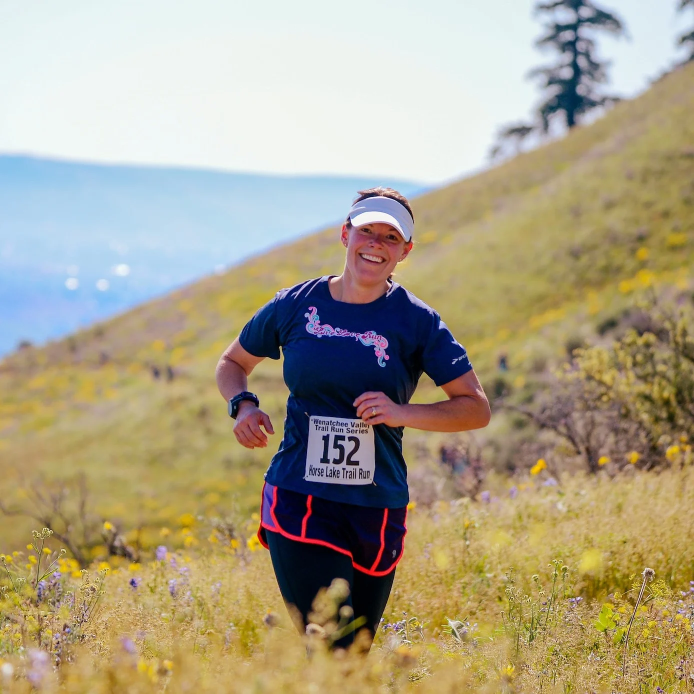
#> input picture object_detection/runner.jpg, 1388 x 1388 px (shown at 1/2 size)
$ python ObjectDetection.py
#> lines starting #> are read from the running program, lines starting #| are printed output that depends on the picture
import cv2
import matplotlib.pyplot as plt
import matplotlib.patches as patches
import os

image_path = os.path.join(os.getcwd(), 'runner.jpg')
np_image = cv2.imread(image_path)
#> np_image is the input picture: shape (1388, 1388, 3); mean B, G, R 136.4, 161.4, 171.2
np_image = cv2.cvtColor(np_image, cv2.COLOR_BGR2RGB)
np_image = cv2.resize(np_image, dsize=(1000,1000))
#> np_image: shape (1000, 1000, 3)

def sliding_window(image, step, ws):
    for y in range(0, image.shape[0]-ws[1]+1, step):
        for x in range(0, image.shape[1]-ws[0]+1, step):
            yield (x, y, image[y:y + ws[1], x:x + ws[0]])

windows = sliding_window(np_image, 200, (200, 200))

os.makedirs('sliding_window', exist_ok=True)

for x, window in enumerate(windows):
    f, axarr = plt.subplots(1, 2, figsize=(12, 12))
    axarr[0].imshow(np_image)
    rect = patches.Rectangle((window[0], window[1]), 200, 200, linewidth=2, edgecolor='g', facecolor='none')
    axarr[0].add_patch(rect)
    axarr[1].imshow(window[2])
    plt.savefig('sliding_window/'+str(x)+'.png', dpi=f.dpi)
    plt.pause(0.5)
    plt.close()
#> this loop made 25 passes
#> pass 1, `plt.savefig('sliding_window/'+str(x)+'.png', dpi=f.dpi)`:
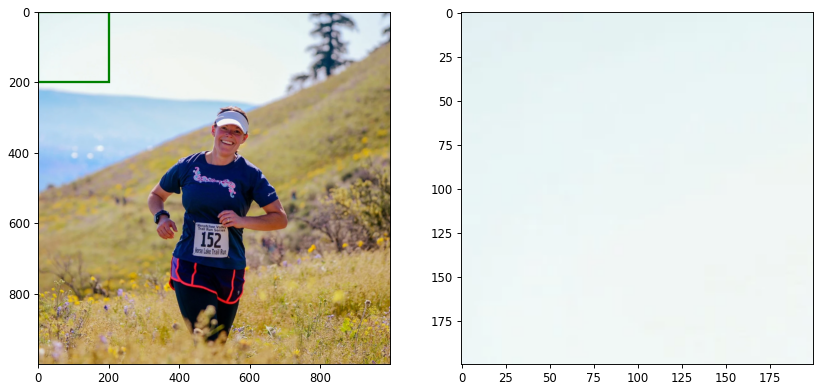
#> figure drawn by matplotlib, 2 panels
